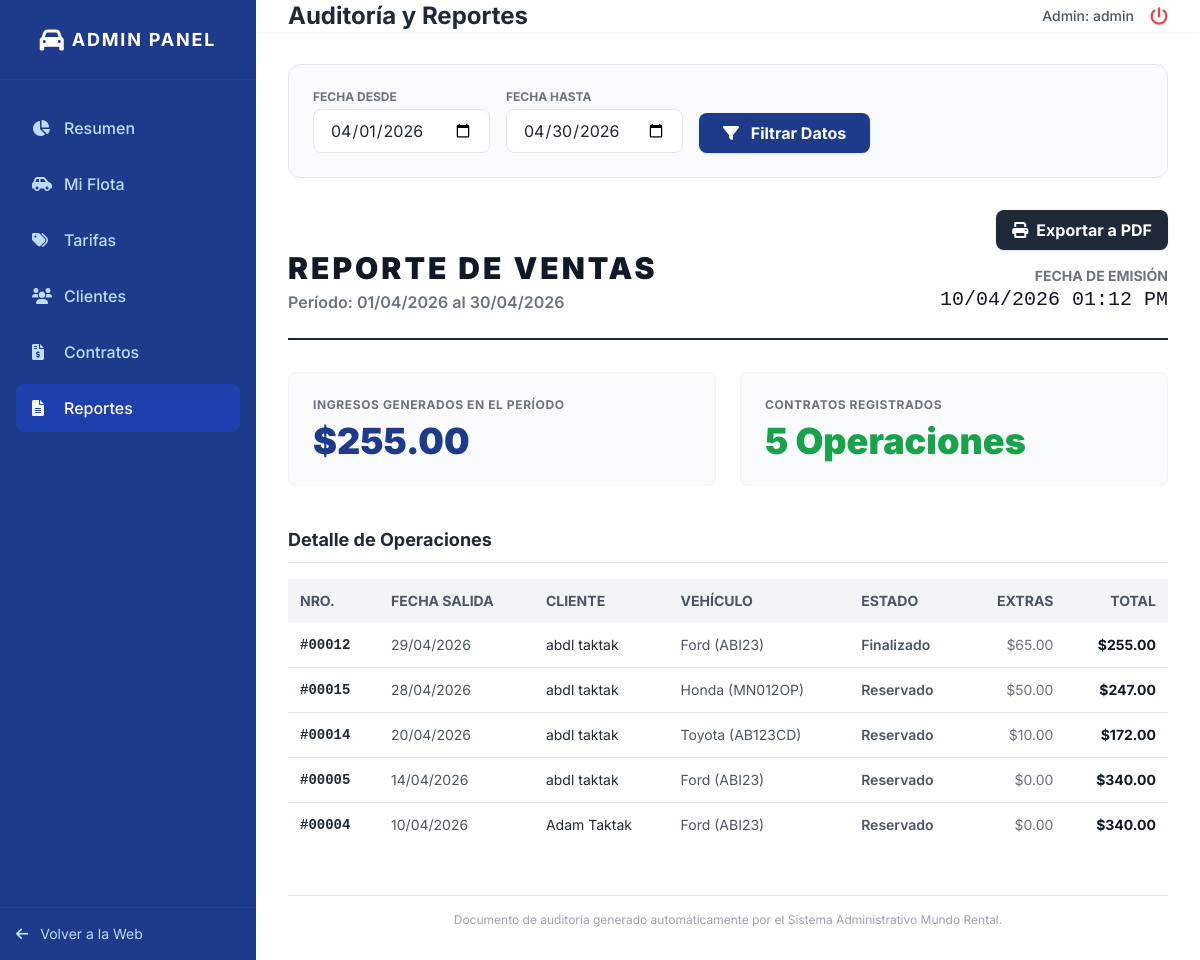
Screenshot of /views/admin/reportes.php (signed in) with the database file from the repository.
### tables this page shows
CREATE TABLE `alquileres` (
  `ID_Alquiler` int NOT NULL,
  `ID_Cliente` int DEFAULT NULL,
  `ID_Vehiculo` int DEFAULT NULL,
  `Fecha_Salida` datetime NOT NULL,
  `Fecha_Devolucion_Prevista` datetime NOT NULL,
  `Fecha_Devolucion_Real` datetime DEFAULT NULL,
  `Dias_Cobrados` int DEFAULT NULL,
  `Horas_Extra` int DEFAULT '0',
  `Monto_Horas_Extra` decimal(10,2) DEFAULT '0.00',
  `Monto_Total` decimal(10,2) DEFAULT NULL,
  `Deposito_Garantia` decimal(10,2) DEFAULT '100.00',
  `Estado_Deposito` enum('Retenido','Devuelto','Penalizado') DEFAULT 'Retenido',
  `Estado` enum('Reservado','En Curso','Finalizado','Cancelado') DEFAULT 'Reservado',
  `Tiene_Servicios` tinyint(1) DEFAULT '0',
  `Tiene_Accesorios` tinyint(1) DEFAULT '0'
);

CREATE TABLE `clientes` (
  `ID_Cliente` int NOT NULL,
  `Tipo_Documento` enum('V','E','J','G','P') NOT NULL,
  `Numero_Documento` varchar(20) NOT NULL,
  `Nombre` varchar(50) NOT NULL,
  `Apellido` varchar(50) NOT NULL,
  `Telefono` varchar(20) DEFAULT NULL,
  `Licencia_Conducir` varchar(50) NOT NULL,
  `Email` varchar(100) DEFAULT NULL
);

CREATE TABLE `vehiculos` (
  `ID_Vehiculo` int NOT NULL,
  `ID_Categoria` int DEFAULT NULL,
  `Placa` varchar(20) NOT NULL,
  `Marca` varchar(50) NOT NULL,
  `Modelo` varchar(50) NOT NULL,
  `Anio` int NOT NULL,
  `Color` varchar(30) DEFAULT NULL,
  `Capacidad` tinyint NOT NULL,
  `Estado` enum('Disponible','Alquilado','Mantenimiento') DEFAULT 'Disponible',
  `Imagen_URL` varchar(255) DEFAULT 'assets/img/default.jpg'
);

### views/admin/reportes.php (the view, shortened to what this page needs)
<?php
require_once '../../config/database_connection.php';
$desde = isset($_GET['desde']) ? $_GET['desde'] : date('Y-m-01');
$hasta = isset($_GET['hasta']) ? $_GET['hasta'] : date('Y-m-t');
$query_ingresos = "SELECT COALESCE(SUM(Monto_Total), 0) as total FROM alquileres WHERE Estado IN ('Finalizado', 'En Curso') AND DATE(Fecha_Salida) BETWEEN ? AND ?";
$stmt_ingresos = $connection->prepare($query_ingresos);
$stmt_ingresos->bind_param("ss", $desde, $hasta);
$stmt_ingresos->execute();
$ingresos_totales = $stmt_ingresos->get_result()->fetch_assoc()['total'];
$query_contratos = "
    SELECT a.ID_Alquiler, a.Fecha_Salida, a.Fecha_Devolucion_Real, a.Monto_Total, a.Estado,
           c.Nombre, c.Apellido, v.Marca, v.Placa,
           FN_Calcular_Extras_Contrato(a.ID_Alquiler) AS Extras
    FROM alquileres a
    JOIN clientes c ON a.ID_Cliente = c.ID_Cliente
    JOIN vehiculos v ON a.ID_Vehiculo = v.ID_Vehiculo
    WHERE DATE(a.Fecha_Salida) BETWEEN ? AND ?
    ORDER BY a.Fecha_Salida DESC
";
$stmt_contratos = $connection->prepare($query_contratos);
$stmt_contratos->bind_param("ss", $desde, $hasta);
$stmt_contratos->execute();
$contratos = $stmt_contratos->get_result();
$total_contratos_rango = $contratos->num_rows;
?>
<!DOCTYPE html>
<html lang="es">
<head>
    <link rel="stylesheet" href="../../style.css">
    <script src="https://cdn.tailwindcss.com"></script>
    <link href="https://cdnjs.cloudflare.com/ajax/libs/font-awesome/6.0.0/css/all.min.css" rel="stylesheet">
</head>
<body class="bg-gray-100 flex h-screen overflow-hidden">
    <aside class="w-64 bg-blue-900 text-white flex flex-col flex-shrink-0 no-print">
        <div class="h-20 flex items-center justify-center border-b border-blue-800">
            <i class="fa-solid fa-car text-2xl mr-2"></i>
            <span class="font-bold text-lg tracking-widest">ADMIN PANEL</span>
        </div>
        <nav class="flex-1 px-4 py-6 space-y-2">
            <a href="dashboard.php" class="flex items-center gap-3 <?php echo basename($_SERVER['PHP_SELF']) == 'dashboard.php' ? 'bg-blue-800' : 'text-blue-200 hover:bg-blue-800 hover:text-white'; ?> px-4 py-3 rounded-lg font-medium transition-colors">
                <i class="fa-solid fa-chart-pie w-5"></i> Resumen
            </a>
            <a href="vehiculos.php" class="flex items-center gap-3 <?php echo basename($_SERVER['PHP_SELF']) == 'vehiculos.php' ? 'bg-blue-800' : 'text-blue-200 hover:bg-blue-800 hover:text-white'; ?> px-4 py-3 rounded-lg font-medium transition-colors">
                <i class="fa-solid fa-car-side w-5"></i> Mi Flota
            </a>
            <a href="tarifas.php" class="flex items-center gap-3 <?php echo basename($_SERVER['PHP_SELF']) == 'tarifas.php' ? 'bg-blue-800' : 'text-blue-200 hover:bg-blue-800 hover:text-white'; ?> px-4 py-3 rounded-lg font-medium transition-colors">
                <i class="fa-solid fa-tags w-5"></i> Tarifas
            </a>
            <a href="clientes.php" class="flex items-center gap-3 <?php echo basename($_SERVER['PHP_SELF']) == 'clientes.php' ? 'bg-blue-800' : 'text-blue-200 hover:bg-blue-800 hover:text-white'; ?> px-4 py-3 rounded-lg font-medium transition-colors">
                <i class="fa-solid fa-users w-5"></i> Clientes
            </a>
            <a href="alquileres.php" class="flex items-center gap-3 <?php echo basename($_SERVER['PHP_SELF']) == 'alquileres.php' ? 'bg-blue-800' : 'text-blue-200 hover:bg-blue-800 hover:text-white'; ?> px-4 py-3 rounded-lg font-medium transition-colors">
                <i class="fa-solid fa-file-invoice-dollar w-5"></i> Contratos
            </a>
            <a href="reportes.php" class="flex items-center gap-3 <?php echo basename($_SERVER['PHP_SELF']) == 'reportes.php' ? 'bg-blue-800 text-white' : 'text-blue-200 hover:bg-blue-800 hover:text-white'; ?> px-4 py-3 rounded-lg font-medium transition-colors">
                <i class="fa-solid fa-file-lines w-5"></i> Reportes
            </a>
        </nav>
        <div class="p-4 border-t border-blue-800">
            <a href="../../index.php" class="flex items-center gap-3 text-blue-200 hover:text-white transition-colors text-sm">
                <i class="fa-solid fa-arrow-left"></i> Volver a la Web
            </a>
        </div>
    </aside>
    <main class="flex-1 flex flex-col overflow-y-auto print-area">
        <header class="h-20 bg-white shadow-sm flex items-center justify-between px-8 sticky top-0 z-10 no-print">
            <h1 class="text-2xl font-bold text-gray-800">Auditoría y Reportes</h1>
            <div class="flex items-center gap-4">
                <span class="text-sm font-medium text-gray-600">Admin: <?php echo $_SESSION['username']; ?></span>
                <a href="../../controllers/logout_controller.php" class="text-red-500 hover:text-red-700" title="Cerrar Sesión">
                    <i class="fa-solid fa-power-off text-lg"></i>
                </a>
            </div>
        </header>
        <div class="p-8 flex-1 bg-white print-area">
            <div class="bg-gray-50 p-6 rounded-xl border border-gray-200 mb-8 no-print">
                <form method="GET" action="reportes.php" class="flex flex-col md:flex-row md:items-end gap-4">
                    <div>
                        <label class="block text-xs font-bold text-gray-500 uppercase mb-1">Fecha Desde</label>
                        <input type="date" name="desde" value="<?php echo $desde; ?>" class="px-4 py-2 border rounded-lg focus:ring-2 focus:ring-blue-900 outline-none w-full">
                    </div>
                    <div>
                        <label class="block text-xs font-bold text-gray-500 uppercase mb-1">Fecha Hasta</label>
                        <input type="date" name="hasta" value="<?php echo $hasta; ?>" class="px-4 py-2 border rounded-lg focus:ring-2 focus:ring-blue-900 outline-none w-full">
                    </div>
                    <button type="submit" class="bg-blue-900 text-white px-6 py-2 rounded-lg font-bold shadow hover:bg-blue-800 transition-colors">
                        <i class="fa-solid fa-filter mr-2"></i> Filtrar Datos
                    </button>
                </form>
            </div>
            <div class="flex justify-between items-end border-b-2 border-gray-800 pb-6 mb-8 mt-4">
                <div>
                    <h2 class="text-3xl font-black uppercase tracking-widest text-gray-900">Reporte de Ventas</h2>
                    <p class="text-gray-500 mt-1 font-semibold">Período: <?php echo date('d/m/Y', strtotime($desde)); ?> al <?php echo date('d/m/Y', strtotime($hasta)); ?></p>
                </div>
                <div class="text-right flex flex-col items-end">
                    <button onclick="window.print()" class="no-print bg-gray-800 text-white px-4 py-2 rounded-lg font-bold shadow hover:bg-black flex items-center gap-2 mb-4 transition-colors">
                        <i class="fa-solid fa-print"></i> Exportar a PDF
                    </button>
                    <p class="text-sm font-bold text-gray-500 uppercase">Fecha de Emisión</p>
                    <p class="text-xl font-mono text-gray-900"><?php echo date('d/m/Y h:i A'); ?></p>
                </div>
            </div>
            <div class="grid grid-cols-2 gap-6 mb-10">
                <div class="bg-gray-50 p-6 rounded-lg print-border border border-gray-100">
                    <p class="text-xs font-bold text-gray-500 uppercase tracking-wider mb-2">Ingresos Generados en el Período</p>
                    <p class="text-4xl font-black text-blue-900">$<?php echo number_format($ingresos_totales, 2); ?></p>
                </div>
                <div class="bg-gray-50 p-6 rounded-lg print-border border border-gray-100">
                    <p class="text-xs font-bold text-gray-500 uppercase tracking-wider mb-2">Contratos Registrados</p>
                    <p class="text-4xl font-black text-green-600"><?php echo $total_contratos_rango; ?> Operaciones</p>
                </div>
            </div>
            <h3 class="text-lg font-bold text-gray-800 mb-4 border-b pb-2">Detalle de Operaciones</h3>
            <?php if($total_contratos_rango > 0): ?>
                <table class="w-full text-left text-sm print-border">
                    <thead class="bg-gray-100 text-gray-600">
                        <tr>
                            <th class="p-3 font-bold uppercase">Nro.</th>
                            <th class="p-3 font-bold uppercase">Fecha Salida</th>
                            <th class="p-3 font-bold uppercase">Cliente</th>
                            <th class="p-3 font-bold uppercase">Vehículo</th>
                            <th class="p-3 font-bold uppercase">Estado</th>
                            <th class="p-3 font-bold uppercase text-right">Extras</th>
                            <th class="p-3 font-bold uppercase text-right">Total</th>
                        </tr>
                    </thead>
                    <tbody class="divide-y divide-gray-200">
                        <?php while($r = $contratos->fetch_assoc()): ?>
                        <tr>
                            <td class="p-3 font-mono font-bold">#<?php echo str_pad($r['ID_Alquiler'], 5, "0", STR_PAD_LEFT); ?></td>
                            <td class="p-3 text-gray-600"><?php echo date('d/m/Y', strtotime($r['Fecha_Salida'])); ?></td>
                            <td class="p-3 text-gray-800"><?php echo $r['Nombre'].' '.$r['Apellido']; ?></td>
                            <td class="p-3 text-gray-600"><?php echo $r['Marca'].' ('.$r['Placa'].')'; ?></td>
                            <td class="p-3 text-gray-600 font-semibold"><?php echo $r['Estado']; ?></td>
                            <td class="p-3 text-right text-gray-500">$<?php echo number_format($r['Extras'], 2); ?></td>
                            <td class="p-3 text-right font-bold text-gray-900">$<?php echo number_format($r['Monto_Total'], 2); ?></td>
                        </tr>
                        <?php endwhile; ?>
                    </tbody>
                </table>
            <?php else: ?>
                <p class="text-gray-500 text-center py-8 bg-gray-50 rounded-lg">No hay contratos registrados en este rango de fechas.</p>
            <?php endif; ?>
            <div class="mt-12 text-center text-xs text-gray-400 border-t pt-4">
                Documento de auditoría generado automáticamente por el Sistema Administrativo Mundo Rental.
            </div>
        </div>
    </main>
</body>
</html>

### style.css (style rules this page uses)
:root { --primary-blue: #1e3a8a; --hover-blue: #1e40af; --bg-light: #f8fafc; --text-main: #1f2937; --danger: #ef4444; }
html { scroll-behavior: smooth; }
body { font-family: 'Inter', sans-serif; background-color: var(--bg-light); color: var(--text-main); -webkit-font-smoothing: antialiased; -moz-osx-font-smoothing: grayscale; margin: 0; padding: 0; }
input { transition: all 0.3s ease; }
button { transition: transform 0.1s ease, background-color 0.3s ease; }

### rows the page displays
alquileres: ID_Alquiler "00012", Fecha_Salida "29/04/2026", ID_Cliente.Nombre "abdl", ID_Cliente.Apellido "taktak", ID_Vehiculo.Marca "Ford", ID_Vehiculo.Placa "ABI23", Estado "Finalizado", Extras "65.00", Monto_Total "255.00"
alquileres: ID_Alquiler "00015", Fecha_Salida "28/04/2026", ID_Cliente.Nombre "abdl", ID_Cliente.Apellido "taktak", ID_Vehiculo.Marca "Honda", ID_Vehiculo.Placa "MN012OP", Estado "Reservado", Extras "50.00", Monto_Total "247.00"
alquileres: ID_Alquiler "00014", Fecha_Salida "20/04/2026", ID_Cliente.Nombre "abdl", ID_Cliente.Apellido "taktak", ID_Vehiculo.Marca "Toyota", ID_Vehiculo.Placa "AB123CD", Estado "Reservado", Extras "10.00", Monto_Total "172.00"
alquileres: ID_Alquiler "00005", Fecha_Salida "14/04/2026", ID_Cliente.Nombre "abdl", ID_Cliente.Apellido "taktak", ID_Vehiculo.Marca "Ford", ID_Vehiculo.Placa "ABI23", Estado "Reservado", Extras "0.00", Monto_Total "340.00"
alquileres: ID_Alquiler "00004", Fecha_Salida "10/04/2026", ID_Cliente.Nombre "Adam", ID_Cliente.Apellido "Taktak", ID_Vehiculo.Marca "Ford", ID_Vehiculo.Placa "ABI23", Estado "Reservado", Extras "0.00", Monto_Total "340.00"

### other values shown
$_SESSION['username'] "admin"
date('d/m/Y', strtotime($desde)) "01/04/2026"
date('d/m/Y', strtotime($hasta)) "30/04/2026"
$ingresos_totales "255.00"
$total_contratos_rango "5"
